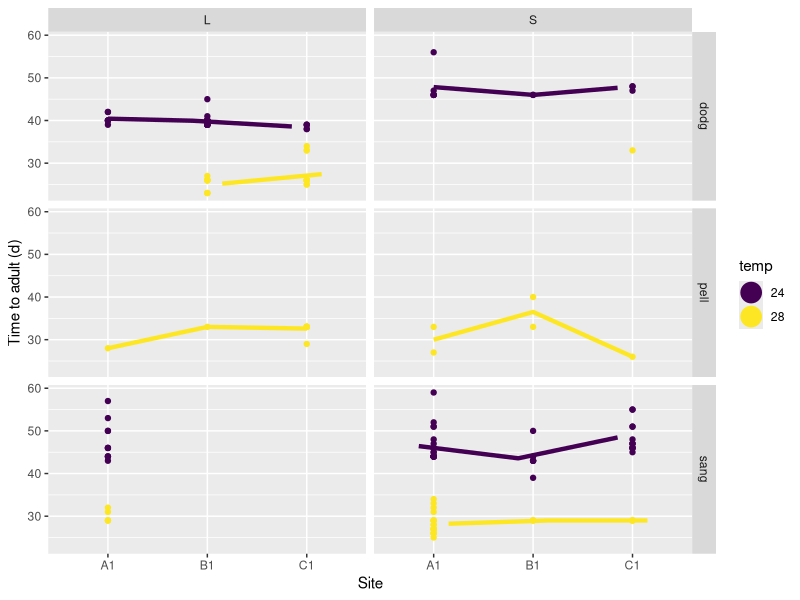

This figure's R source: (Note: this script raises an error after producing the figure.)
#ANALYZE 2015 data

##### Grasshopper 2015 Thermal Biology #####
# Using Sima's data to examine CTmin, CTmax, and PBT
# Initial coding by Rory Telemeco 18 May 2015

rm(list=ls(all = TRUE))

#libraries
library(ggplot2)
require(grid)
library(gridExtra)
library(lsmeans)
library(reshape2)
library(car)
library(stringr)
library(nlme)
library(lme4)

#my common custom functions/code
rory_theme <- theme_classic(base_size = 28) + theme(axis.title.y=element_text(vjust=1.5), axis.title.x=element_text(vjust=0.2)) + #adjust axis and text size and position
  theme(axis.line=element_line(size = 1.25), plot.margin = unit(c(.3,.3,.6,.6), "cm"), axis.ticks=element_line(size = 1.25)) + #adjust plot margins and line element size
  theme(axis.ticks.length =unit(-0.3, "cm"), axis.ticks.margin = unit(0.7, "cm")) + #move tick marks to the inside
  theme(panel.margin = unit(2, units = "lines")) #+

Validate <- function(Mod, main) {
  if(missing(main)) main <- deparse(substitute(Mod))
  E<-resid(Mod)
  Fit <- fitted(Mod)
  op <- par(mfrow =c(1,2))
  plot(x=Fit, y=E,
       xlab = "Fitted values", ylab = "Residuals",
       main = paste("Residuals vs Fitted Values from", main))
  hist(E, nclass = 15, 
       xlab = "Residuals",
       main = paste("Histrogram of residuals from", main))
  par(op) 
} #graphical model validation code

##### bookkeeping for all #####
setwd("./data/")

#Thermal Data from Sima
Thermal <- read.csv("GrasshopperData_Tpref_CT_SPR15.csv", header=T, na.strings = c("", " ", "NA"), stringsAsFactors = FALSE)

#merged data from Lauren
clean <- read.csv("GH_3rdAdult_dataALL_2015Experiment.csv", header=T, na.strings = c("", " ", "NA"), stringsAsFactors = FALSE)

#create identifier in same format as what is in Thermal
Pod_ID2 <- paste(clean$Site, clean$Fem_ID, sep = "")
Pod_ID2 <- paste(Pod_ID2, clean$Treatment, sep = ".")
clean$Pod_ID2 <- Pod_ID2

#Pull out identifying data
cleanID <- clean[, c(2,3,4,6,8,47)] #just select out the identifiers
cleanID_red <- cleanID[!duplicated(cleanID$Pod_ID2),] #reduce to a single row per egg pod

#merge Thermal and clean data frames
Therm2 <- merge(Thermal, cleanID_red, by.y = "Pod_ID2", by.x = "Pod_ID", all.x = TRUE, all.y = FALSE)
Therm2$Temp <- ifelse(Therm2$Treatment == "24L" | Therm2$Treatment == "24S", "24C", "28C")
Therm2$Light <- ifelse(Therm2$Treatment == "24L" | Therm2$Treatment == "28L", "L", "S")

#generally explore sample sizes
table(Therm2[, c(9,12,11)]) #very uneven sampling...

#====================================
#Development plots

# Format dates and calculate ages 
clean$Date1_Hatch <- as.Date(clean$Date_Hatch, format = "%Y-%m-%d")
clean$Date1_Adult <- as.Date(clean$Date_Adult, format = "%Y-%m-%d")

clean$Age_Adult <- clean$Date1_Adult - clean$Date1_Hatch
clean$Age_Adult= as.numeric(clean$Age_Adult)

#split factors
clean$temp= substr(clean$Treatment, 1, 2)
clean$light= substr(clean$Treatment, 3, 4)

#restrict data
clean= subset(clean, clean$Site %in% c("A1","B1","C1"))
clean= subset(clean, clean$temp %in% c("24","28"))

#plot
MinSE <- function(x) {mean(x, na.rm = TRUE) - std.error(x, na.rm = TRUE)}
MaxSE <- function(x) {mean(x, na.rm = TRUE) + std.error(x, na.rm = TRUE)}

Give.N <- function(x){
  return(c(y = MaxSE(x)*1.01, label = length(x))) 
}

ggplot(data = clean, aes(x = Site, y = Age_Adult, color = temp)) +
  facet_grid(Species~light) + geom_point()+
  stat_summary(fun.y = mean, fun.ymin = MinSE, fun.ymax = MaxSE, na.rm = TRUE, size = 1.5, position = position_dodge(width = .6)) +
  stat_summary(aes(x = as.numeric(as.factor(Site))), fun.y = mean, geom = "line", size = 1.5, position = position_dodge(width = .6)) +
  ylab("Time to adult (d)") + xlab("Site")+scale_color_viridis_d()

#------------------
#simple temp and light models

mod1= lm(Age_Adult~temp*Site*light+Species, data=clean)
mod1= lm(Age_Adult~temp*Site*light, data=clean[clean$Species=="dodg",])

mod2 <- lmer(Age_Adult~temp*Site*light + 
                 (1|Fem_ID), na.action = 'na.omit', REML=FALSE, data=clean[clean$Species=="dodg",])
Anova(mod2)

#Discuss model more temp and light? Include supplementary figure?

#====================================
#TPC plots

Therm2L <- melt(Therm2, id.vars = c("Pod_ID", "Species.x", "Date", "CTmin_max_Note", "Individual_ID", "Site", "Fem_ID", "Species.y", "Treatment", "Temp", "Light"))
ThermDodgL <- melt(ThermDodg, id.vars = c("Pod_ID", "Species.x", "Date", "CTmin_max_Note", "Individual_ID", "Site", "Fem_ID", "Species.y", "Treatment", "Temp", "Light"))

ggplot(data = Therm2L, aes(x = Site, y = as.numeric(value), color = Temp, shape=variable)) +
  facet_grid(Light~Species.y) + geom_point()+
  stat_summary(fun.y = mean, fun.ymin = MinSE, fun.ymax = MaxSE, na.rm = TRUE, size = 1.5, position = position_dodge(width = .6)) +
  stat_summary(aes(x = as.numeric(as.factor(Site))), fun.y = mean, geom = "line", size = 1.5, position = position_dodge(width = .6)) +
  ylab("Temperature (C)") + xlab("Site")+scale_color_viridis_d()

#models
M_PBT1 <- lm(PBT ~ Site + Temp + Light, data = ThermDodg) #Temp Signficant
Anova(M_PBT1, type = 3)
#PBT higher at 28

M_MAX1 <- lm(CTmax ~ Site + Temp + Light, data = ThermDodg) #Temp Significant
Anova(M_MAX1, type = 3)
#CTmax higher at 28

M_MIN1 <- lm(CTmin ~ Site + Temp + Light, data = ThermDodg) #Nothing significant
Anova(M_MIN1, type = 3)
